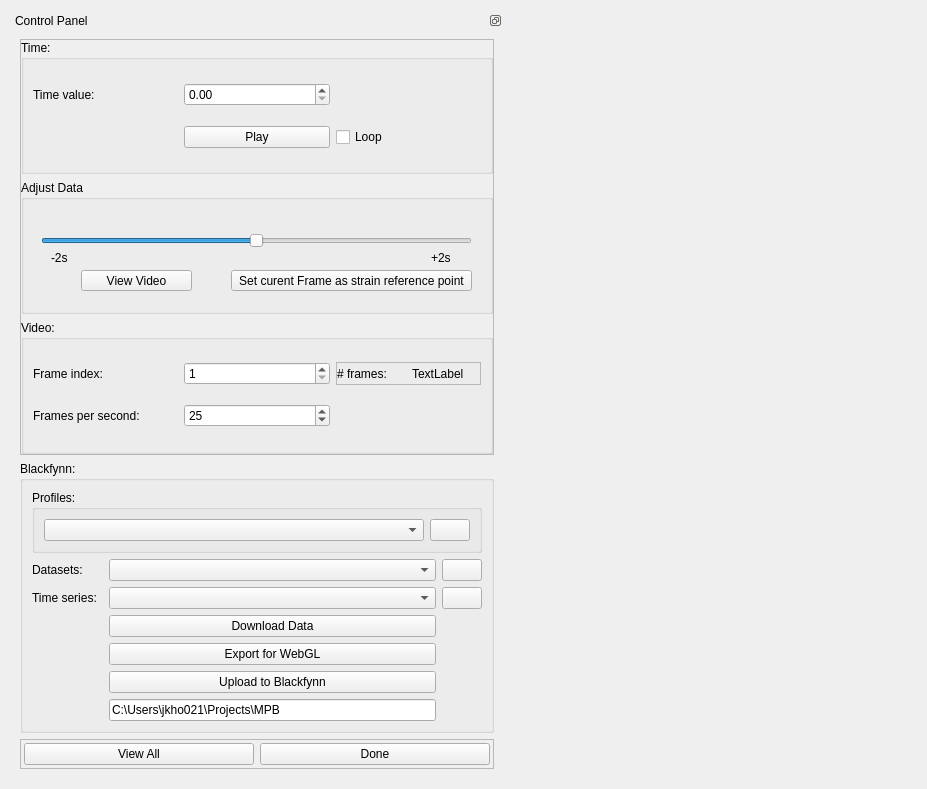
<?xml version="1.0" encoding="UTF-8"?>
<ui version="4.0">
 <class>MeshGeneratorWidget</class>
 <widget class="QWidget" name="MeshGeneratorWidget">
  <property name="geometry">
   <rect>
    <x>0</x>
    <y>0</y>
    <width>927</width>
    <height>789</height>
   </rect>
  </property>
  <property name="sizePolicy">
   <sizepolicy hsizetype="Preferred" vsizetype="Preferred">
    <horstretch>0</horstretch>
    <verstretch>0</verstretch>
   </sizepolicy>
  </property>
  <property name="windowTitle">
   <string>Mesh Generator</string>
  </property>
  <layout class="QGridLayout" name="gridLayout_3">
   <item row="0" column="0">
    <widget class="QDockWidget" name="dockWidget">
     <property name="sizePolicy">
      <sizepolicy hsizetype="Preferred" vsizetype="Expanding">
       <horstretch>1</horstretch>
       <verstretch>0</verstretch>
      </sizepolicy>
     </property>
     <property name="minimumSize">
      <size>
       <width>492</width>
       <height>557</height>
      </size>
     </property>
     <property name="features">
      <set>QDockWidget::DockWidgetFloatable|QDockWidget::DockWidgetMovable</set>
     </property>
     <property name="allowedAreas">
      <set>Qt::AllDockWidgetAreas</set>
     </property>
     <property name="windowTitle">
      <string>Control Panel</string>
     </property>
     <widget class="QWidget" name="dockWidgetContents">
      <property name="sizePolicy">
       <sizepolicy hsizetype="Preferred" vsizetype="Expanding">
        <horstretch>0</horstretch>
        <verstretch>0</verstretch>
       </sizepolicy>
      </property>
      <layout class="QVBoxLayout" name="verticalLayout">
       <item>
        <widget class="QScrollArea" name="scrollArea">
         <property name="sizePolicy">
          <sizepolicy hsizetype="Preferred" vsizetype="Expanding">
           <horstretch>0</horstretch>
           <verstretch>0</verstretch>
          </sizepolicy>
         </property>
         <property name="minimumSize">
          <size>
           <width>0</width>
           <height>0</height>
          </size>
         </property>
         <property name="verticalScrollBarPolicy">
          <enum>Qt::ScrollBarAsNeeded</enum>
         </property>
         <property name="widgetResizable">
          <bool>true</bool>
         </property>
         <widget class="QWidget" name="scrollAreaWidgetContents_2">
          <property name="geometry">
           <rect>
            <x>0</x>
            <y>0</y>
            <width>472</width>
            <height>423</height>
           </rect>
          </property>
          <property name="sizePolicy">
           <sizepolicy hsizetype="Preferred" vsizetype="Expanding">
            <horstretch>0</horstretch>
            <verstretch>0</verstretch>
           </sizepolicy>
          </property>
          <layout class="QVBoxLayout" name="verticalLayout_2">
           <property name="leftMargin">
            <number>0</number>
           </property>
           <property name="topMargin">
            <number>0</number>
           </property>
           <property name="rightMargin">
            <number>0</number>
           </property>
           <property name="bottomMargin">
            <number>0</number>
           </property>
           <item>
            <layout class="QVBoxLayout" name="verticalLayout_3">
             <item>
              <widget class="QGroupBox" name="time_groupBox">
               <property name="title">
                <string>Time:</string>
               </property>
               <layout class="QGridLayout" name="gridLayout_4">
                <item row="0" column="1">
                 <widget class="QDoubleSpinBox" name="timeValue_doubleSpinBox">
                  <property name="maximum">
                   <double>12000.000000000000000</double>
                  </property>
                 </widget>
                </item>
                <item row="1" column="2">
                 <widget class="QCheckBox" name="timeLoop_checkBox">
                  <property name="text">
                   <string>Loop</string>
                  </property>
                 </widget>
                </item>
                <item row="0" column="0">
                 <widget class="QLabel" name="timeValue_label">
                  <property name="text">
                   <string>Time value:</string>
                  </property>
                 </widget>
                </item>
                <item row="1" column="1">
                 <widget class="QPushButton" name="timePlayStop_pushButton">
                  <property name="text">
                   <string>Play</string>
                  </property>
                 </widget>
                </item>
               </layout>
              </widget>
             </item>
             <item>
              <widget class="QGroupBox" name="groupBox_2">
               <property name="maximumSize">
                <size>
                 <width>16777215</width>
                 <height>234</height>
                </size>
               </property>
               <property name="title">
                <string>Adjust Data</string>
               </property>
               <widget class="QSlider" name="adjustData_Slider">
                <property name="geometry">
                 <rect>
                  <x>20</x>
                  <y>50</y>
                  <width>431</width>
                  <height>22</height>
                 </rect>
                </property>
                <property name="autoFillBackground">
                 <bool>false</bool>
                </property>
                <property name="minimum">
                 <number>-200</number>
                </property>
                <property name="maximum">
                 <number>200</number>
                </property>
                <property name="singleStep">
                 <number>1</number>
                </property>
                <property name="orientation">
                 <enum>Qt::Horizontal</enum>
                </property>
                <property name="invertedAppearance">
                 <bool>false</bool>
                </property>
               </widget>
               <widget class="QLabel" name="label_3">
                <property name="geometry">
                 <rect>
                  <x>410</x>
                  <y>70</y>
                  <width>55</width>
                  <height>16</height>
                 </rect>
                </property>
                <property name="text">
                 <string>+2s</string>
                </property>
               </widget>
               <widget class="QLabel" name="label_4">
                <property name="geometry">
                 <rect>
                  <x>30</x>
                  <y>70</y>
                  <width>55</width>
                  <height>16</height>
                 </rect>
                </property>
                <property name="text">
                 <string>-2s</string>
                </property>
               </widget>
               <widget class="QPushButton" name="pushButton_3">
                <property name="geometry">
                 <rect>
                  <x>60</x>
                  <y>170</y>
                  <width>201</width>
                  <height>24</height>
                 </rect>
                </property>
                <property name="text">
                 <string>View data with video</string>
                </property>
               </widget>
               <widget class="QPushButton" name="viewVideo_button">
                <property name="geometry">
                 <rect>
                  <x>60</x>
                  <y>90</y>
                  <width>111</width>
                  <height>21</height>
                 </rect>
                </property>
                <property name="text">
                 <string>View Video</string>
                </property>
               </widget>
               <widget class="QPushButton" name="strain_reference_button">
                <property name="geometry">
                 <rect>
                  <x>210</x>
                  <y>90</y>
                  <width>241</width>
                  <height>21</height>
                 </rect>
                </property>
                <property name="text">
                 <string>Set curent Frame as strain reference point</string>
                </property>
               </widget>
              </widget>
             </item>
             <item>
              <widget class="QGroupBox" name="video_groupBox">
               <property name="title">
                <string>Video:</string>
               </property>
               <layout class="QGridLayout" name="gridLayout_2">
                <item row="0" column="0">
                 <widget class="QLabel" name="frameIndex_label">
                  <property name="text">
                   <string>Frame index:</string>
                  </property>
                 </widget>
                </item>
                <item row="1" column="1">
                 <widget class="QSpinBox" name="framesPerSecond_spinBox">
                  <property name="minimum">
                   <number>1</number>
                  </property>
                  <property name="value">
                   <number>25</number>
                  </property>
                 </widget>
                </item>
                <item row="0" column="1">
                 <widget class="QSpinBox" name="frameIndex_spinBox">
                  <property name="minimum">
                   <number>1</number>
                  </property>
                  <property name="maximum">
                   <number>10000</number>
                  </property>
                 </widget>
                </item>
                <item row="1" column="0">
                 <widget class="QLabel" name="framesPerSecond_label">
                  <property name="text">
                   <string>Frames per second:</string>
                  </property>
                 </widget>
                </item>
                <item row="0" column="2">
                 <widget class="QFrame" name="numFrames_frame">
                  <property name="frameShape">
                   <enum>QFrame::StyledPanel</enum>
                  </property>
                  <property name="frameShadow">
                   <enum>QFrame::Raised</enum>
                  </property>
                  <layout class="QHBoxLayout" name="horizontalLayout_4">
                   <property name="leftMargin">
                    <number>0</number>
                   </property>
                   <property name="topMargin">
                    <number>0</number>
                   </property>
                   <property name="rightMargin">
                    <number>0</number>
                   </property>
                   <property name="bottomMargin">
                    <number>0</number>
                   </property>
                   <item>
                    <widget class="QLabel" name="numFrames_label">
                     <property name="text">
                      <string># frames:</string>
                     </property>
                    </widget>
                   </item>
                   <item>
                    <widget class="QLabel" name="numFramesValue_label">
                     <property name="text">
                      <string>TextLabel</string>
                     </property>
                    </widget>
                   </item>
                  </layout>
                 </widget>
                </item>
               </layout>
              </widget>
             </item>
            </layout>
           </item>
          </layout>
         </widget>
        </widget>
       </item>
       <item>
        <widget class="QGroupBox" name="blackfynn_groupBox">
         <property name="title">
          <string>Blackfynn:</string>
         </property>
         <layout class="QGridLayout" name="gridLayout_5">
          <item row="0" column="0" colspan="4">
           <widget class="QGroupBox" name="blackfynnProfiles_groupBox">
            <property name="title">
             <string>Profiles:</string>
            </property>
            <layout class="QHBoxLayout" name="horizontalLayout_5">
             <item>
              <widget class="QComboBox" name="profiles_comboBox">
               <property name="sizePolicy">
                <sizepolicy hsizetype="Preferred" vsizetype="Fixed">
                 <horstretch>1</horstretch>
                 <verstretch>0</verstretch>
                </sizepolicy>
               </property>
              </widget>
             </item>
             <item>
              <widget class="QPushButton" name="addProfile_pushButton">
               <property name="toolTip">
                <string>Add profile</string>
               </property>
               <property name="text">
                <string/>
               </property>
               <property name="icon">
                <iconset>
                 <normaloff>:/meshgeneratorstep/images/plus-icon-green-th.png</normaloff>:/meshgeneratorstep/images/plus-icon-green-th.png</iconset>
               </property>
              </widget>
             </item>
            </layout>
           </widget>
          </item>
          <item row="5" column="2">
           <widget class="QPushButton" name="downloadData_button">
            <property name="text">
             <string>Download Data</string>
            </property>
           </widget>
          </item>
          <item row="4" column="3">
           <widget class="QPushButton" name="blackfynnTimeSeries_pushButton">
            <property name="toolTip">
             <string>Retrieve time series</string>
            </property>
            <property name="text">
             <string/>
            </property>
            <property name="icon">
             <iconset>
              <normaloff>:/meshgeneratorstep/images/download-icon-blue.png</normaloff>:/meshgeneratorstep/images/download-icon-blue.png</iconset>
            </property>
           </widget>
          </item>
          <item row="1" column="2">
           <widget class="QComboBox" name="blackfynnDatasets_comboBox">
            <property name="sizePolicy">
             <sizepolicy hsizetype="Preferred" vsizetype="Fixed">
              <horstretch>1</horstretch>
              <verstretch>0</verstretch>
             </sizepolicy>
            </property>
           </widget>
          </item>
          <item row="1" column="0">
           <widget class="QLabel" name="blackfynnDatasets_label">
            <property name="text">
             <string>Datasets:</string>
            </property>
           </widget>
          </item>
          <item row="4" column="2">
           <widget class="QComboBox" name="blackfynnTimeSeries_comboBox">
            <property name="sizePolicy">
             <sizepolicy hsizetype="Preferred" vsizetype="Fixed">
              <horstretch>1</horstretch>
              <verstretch>0</verstretch>
             </sizepolicy>
            </property>
           </widget>
          </item>
          <item row="6" column="2">
           <widget class="QPushButton" name="pushButton">
            <property name="text">
             <string>Export for WebGL</string>
            </property>
           </widget>
          </item>
          <item row="8" column="2">
           <widget class="QLineEdit" name="exportDirectory_lineEdit">
            <property name="text">
             <string>C:\Users\jkho021\Projects\MPB</string>
            </property>
           </widget>
          </item>
          <item row="4" column="0">
           <widget class="QLabel" name="blackfynnTimeSeries_label">
            <property name="text">
             <string>Time series:</string>
            </property>
           </widget>
          </item>
          <item row="1" column="3">
           <widget class="QPushButton" name="blackfynnDatasets_pushButton">
            <property name="toolTip">
             <string>Retrieve datasets</string>
            </property>
            <property name="text">
             <string/>
            </property>
            <property name="icon">
             <iconset>
              <normaloff>:/meshgeneratorstep/images/download-icon-blue.png</normaloff>:/meshgeneratorstep/images/download-icon-blue.png</iconset>
            </property>
           </widget>
          </item>
          <item row="7" column="2">
           <widget class="QPushButton" name="UploadToBlackfynn_button">
            <property name="text">
             <string>Upload to Blackfynn</string>
            </property>
           </widget>
          </item>
         </layout>
        </widget>
       </item>
       <item>
        <widget class="QFrame" name="frame">
         <property name="frameShape">
          <enum>QFrame::StyledPanel</enum>
         </property>
         <property name="frameShadow">
          <enum>QFrame::Raised</enum>
         </property>
         <layout class="QHBoxLayout" name="horizontalLayout_2">
          <property name="leftMargin">
           <number>3</number>
          </property>
          <property name="topMargin">
           <number>3</number>
          </property>
          <property name="rightMargin">
           <number>3</number>
          </property>
          <property name="bottomMargin">
           <number>3</number>
          </property>
          <item>
           <widget class="QPushButton" name="viewAll_button">
            <property name="text">
             <string>View All</string>
            </property>
           </widget>
          </item>
          <item>
           <widget class="QPushButton" name="done_button">
            <property name="sizePolicy">
             <sizepolicy hsizetype="Minimum" vsizetype="Fixed">
              <horstretch>0</horstretch>
              <verstretch>0</verstretch>
             </sizepolicy>
            </property>
            <property name="text">
             <string>Done</string>
            </property>
           </widget>
          </item>
         </layout>
        </widget>
       </item>
      </layout>
     </widget>
    </widget>
   </item>
   <item row="0" column="1">
    <widget class="AlignmentSceneviewerWidget" name="sceneviewer_widget" native="true">
     <property name="sizePolicy">
      <sizepolicy hsizetype="Expanding" vsizetype="Preferred">
       <horstretch>4</horstretch>
       <verstretch>0</verstretch>
      </sizepolicy>
     </property>
    </widget>
   </item>
  </layout>
 </widget>
 <customwidgets>
  <customwidget>
   <class>AlignmentSceneviewerWidget</class>
   <extends>QWidget</extends>
   <header>opencmiss/zincwidgets/alignmentsceneviewerwidget.h</header>
   <container>1</container>
  </customwidget>
 </customwidgets>
 <resources>
  <include location="resources.qrc"/>
 </resources>
 <connections/>
</ui>
